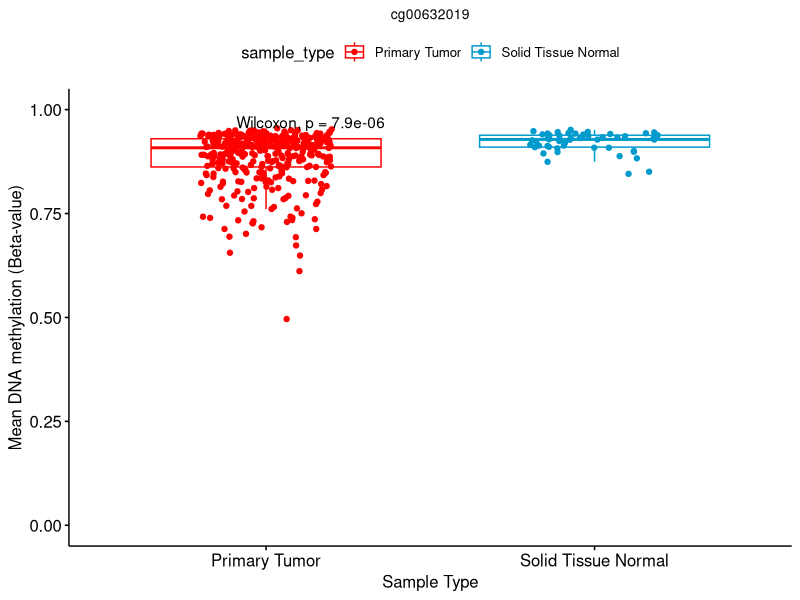
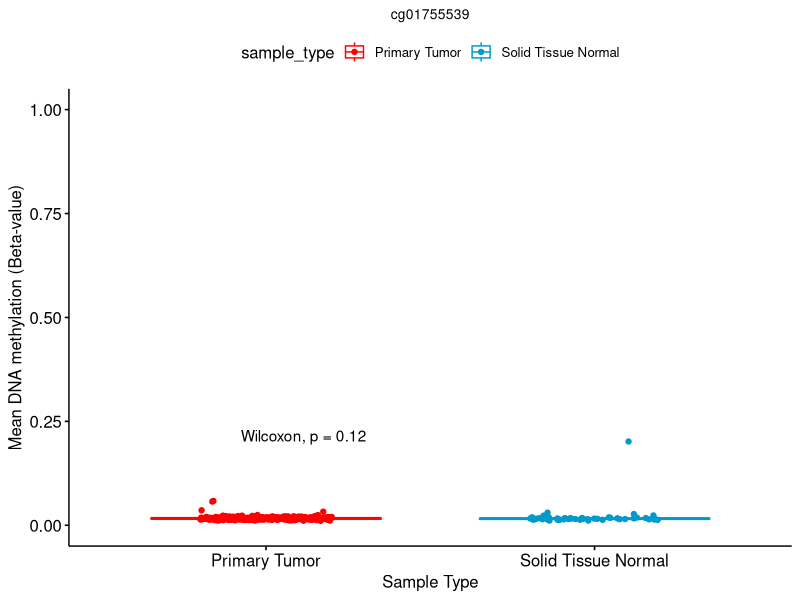
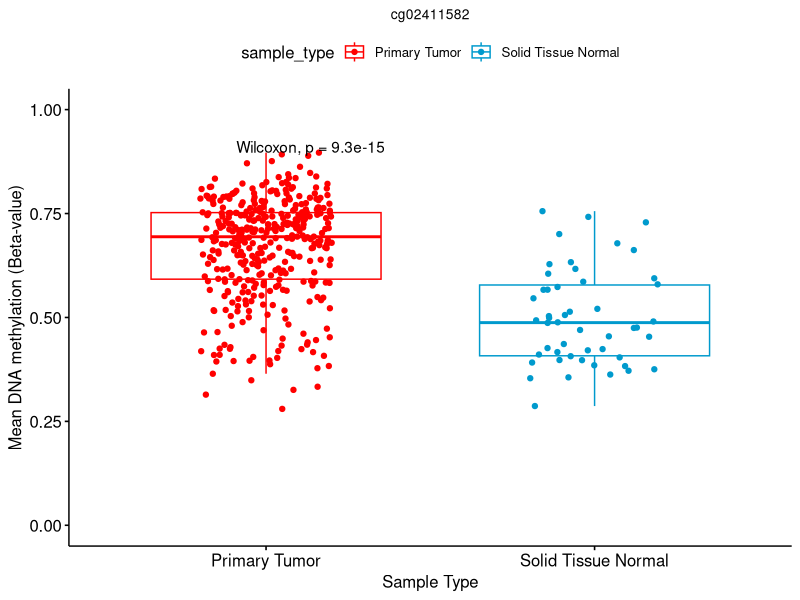
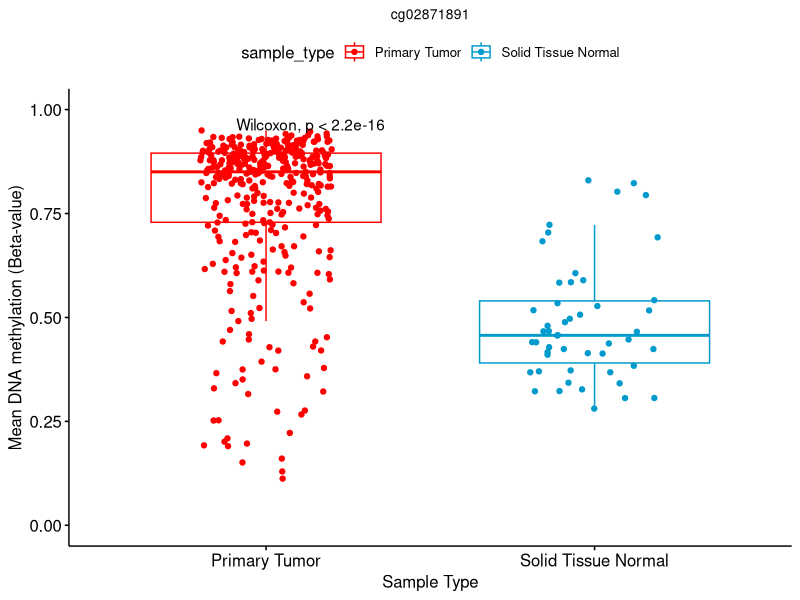
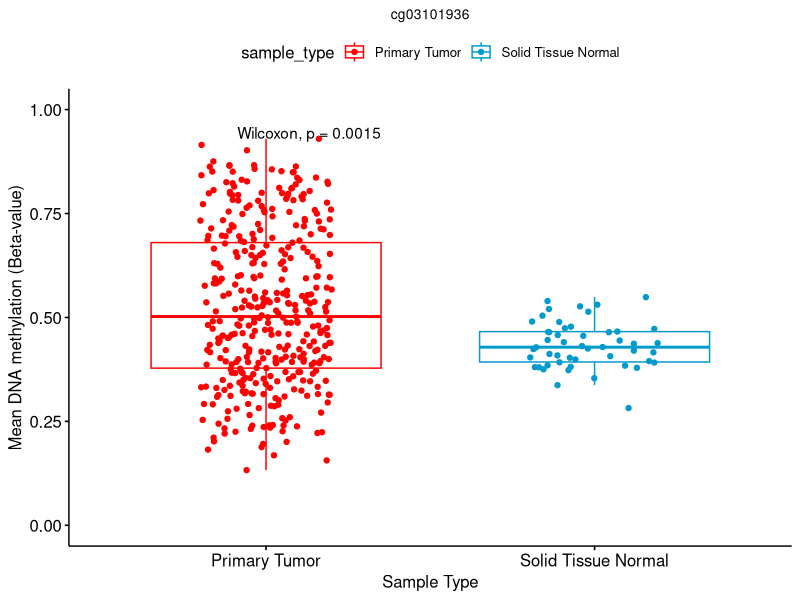
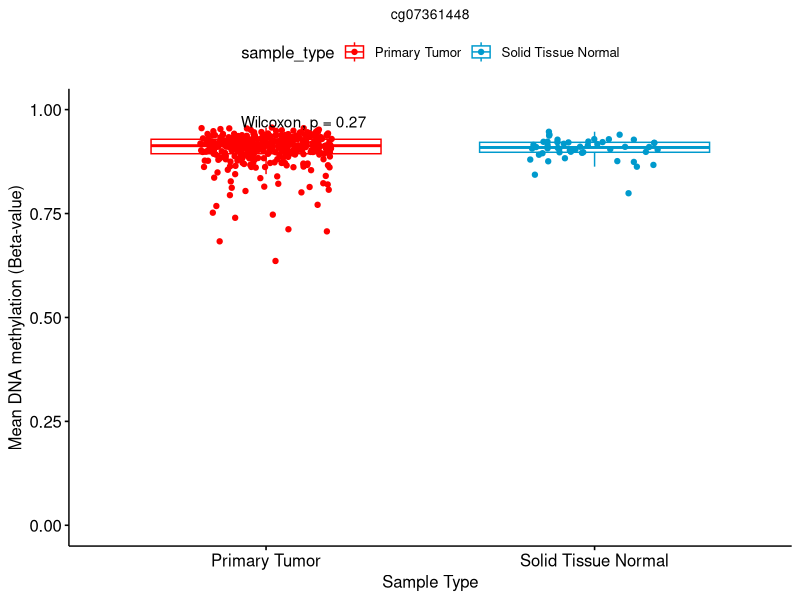

Here is the R script that generated these plots, in order:
library(tidyverse)
library(rstatix)
library(ggpubr)

# Methylation probes data
Methyl_Probes <- read.csv("Methyl_Probes_Transpose_LIHC_Legacy_KDM8_sample_type.csv", sep = ",", header = TRUE, check.names = FALSE)

# List of probes to analyze
probe_names <- c("cg00632019", "cg01755539", "cg02411582", "cg02871891", "cg03101936", "cg07361448")

# Loop through each probe
for (probe in probe_names) {
  
  # Print the current probe
  print(paste("****", "", probe))
  
  # Compare mean DNA methylation by sample type
  mean_comparison <- compare_means(as.formula(paste(probe, "~ sample_type")), data = Methyl_Probes)
  
  # Generate the boxplot
  jpeg(file = paste0("plot_", probe, ".jpeg"), width = 5, height = 5, units = "in", res = 600)
  
  p <- ggboxplot(
    data = Methyl_Probes,
    x = "sample_type",
    y = probe,
    color = "sample_type",
    palette = c("red", "deepskyblue3"),
    ylab = "Mean DNA methylation (Beta-value)",
    xlab = "Sample Type",
    add = "jitter",
    ylim = c(0, 1),
    title = probe
  )
  
  pp<-(p + theme(plot.title = element_text(hjust = 0.5, size = 10)) +
    stat_compare_means())
  
  print(pp)
  dev.off()
  
  # Perform unpaired Wilcoxon test
  #wilcox.test(Methyl_Probes$sample_type, Methyl_Probes[[probe]], paired = FALSE)
}
